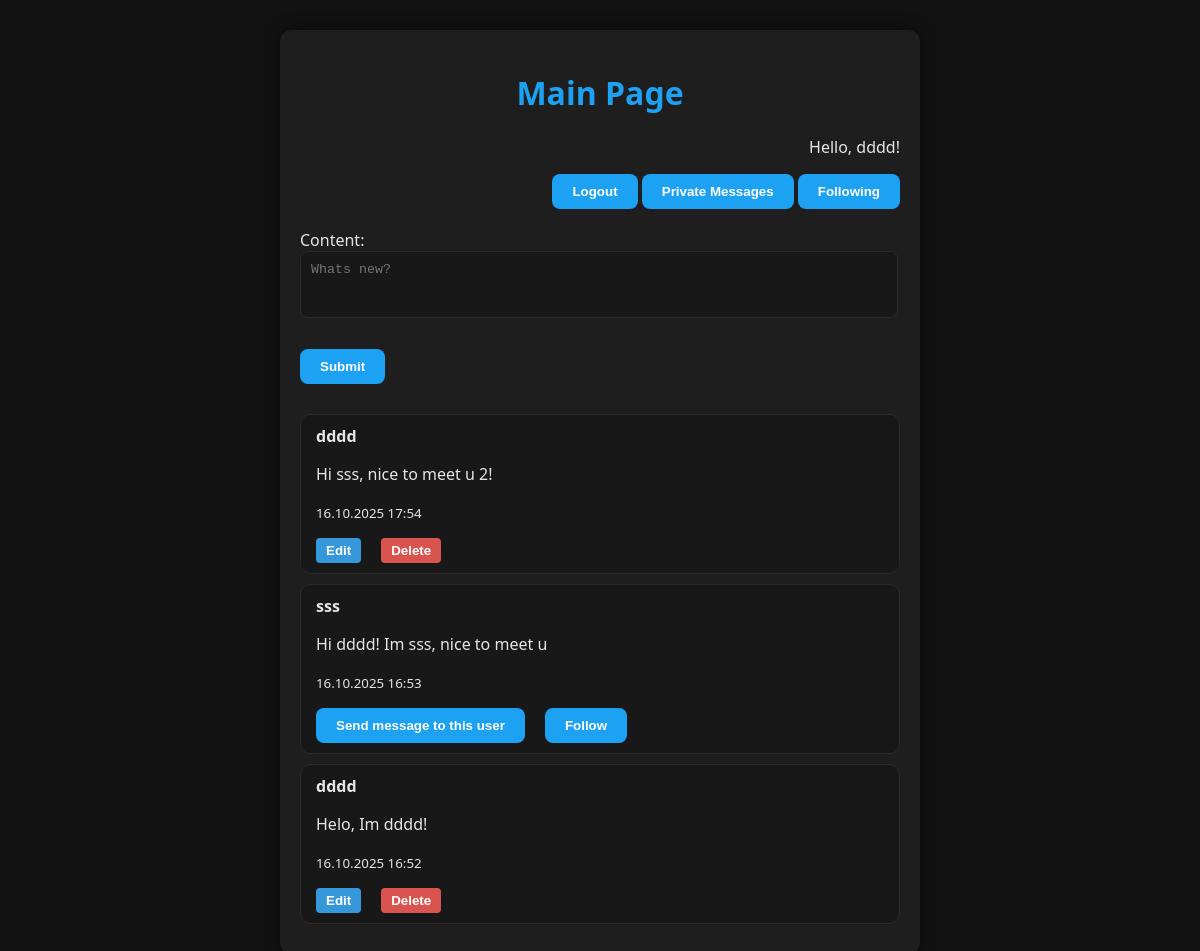
Screenshot of / (signed in) with the database file from the repository.
### main/models.py (models this page shows, shortened)
class Post(models.Model):
    author = models.ForeignKey(User, on_delete=models.CASCADE)
    content = models.TextField(max_length=280)
    created_at = models.DateTimeField(auto_now_add=True)
    edited = models.BooleanField(default=False)

### main/views.py (the view)
# urls.py: path('', include('main.urls')),
@login_required
def main(request):
    posts = Post.objects.all().order_by('-created_at')
    if request.method == 'POST':
        form = PostForm(request.POST)
        if form.is_valid():
            post = form.save(commit=False)
            post.author = request.user
            post.save()
            return redirect('home')
    else:
        form = PostForm()
    for p in posts:
        p.is_following = Follow.objects.filter(follower=request.user, following=p.author).exists()
    return render(request, 'main/main.html', {'form': form, 'posts': posts})

### main/forms.py
class PostForm(forms.ModelForm):
    class Meta:
        model = Post
        fields = ['content']
        widgets = {
            'content': forms.Textarea(attrs={
                'rows': 3,
                'placeholder': 'Whats new?'
            })
        }

### main/templates/main/main.html (shortened to what this page needs)
{% load static %}
<!DOCTYPE html>
<html lang="uk">
<head>
    <link rel="stylesheet" href="{% static 'main/css/main.css' %}">
</head>
<body>
    <div class="container">
        <h1>Main Page</h1>
        <div class="user-info">
            <p>Hello, {{ user.username }}!</p>
            <a href="{% url 'logout' %}" class="btn-logout">
                <button class="btnn-logout" type="button">Logout</button>
            </a>
            <a href="{% url 'dialogs' %}" class="btn-messages">
                <button class="btnn-logout" type="button">Private Messages</button>
            </a>
            <a href="{% url 'following' %}">
                <button name="following" class="btnn-logout" type="button">Following</button>
            </a>
        </div>
        <form method="POST" class="post-form">
            {{ form.as_p }}
            <button type="submit">Submit</button>
        </form>
        <div class="posts">
            {% for post in posts %}
                <div class="post" data-post-id="{{ post.id }}">
                    <strong>{{ post.author.username }}</strong>
                    <p class="post-content">{{ post.content }}</p>
                    <small>{{ post.created_at|date:"d.m.Y H:i" }}</small>
                    <div class="post-actions">
                        {% if post.author == user %}
                            <button class="edit-btn">Edit</button>
                            <form method="POST" action="{% url 'delete_post' post.id %}" class="delete-form">
                                <button type="submit" class="delete-btn">Delete</button>
                            </form>
                        {% else %}
                            <a href="{% url 'dialog' post.author.id %}">
                                <button name="dialog" type="button"> Send message to this user</button>
                            </a>
                        {% endif %}
                        {% if post.author != user %}
                            <form action="{% url 'toggle_follow' post.author.id %}" method="POST" style="display:inline;">
                                {% if post.is_following %}
                                    <button name="unfollow" type="submit">Unfollow</button>
                                {% else %}
                                    <button name="follow" type="submit">Follow</button>
                                {% endif %}
                            </form>
                        {% endif %}
                    </div>
                </div>
            {% endfor %}
        </div>
    </div>
</body>
</html>

### main/static/main/css/main.css (style rules this page uses)
:root { --bg-color: #121212; --card-color: #1e1e1e; --text-color: #e6e6e6; --accent: #1da1f2; --border-color: #2a2a2a; }
body { background-color: var(--bg-color); color: var(--text-color); font-family: 'Segoe UI', Roboto, sans-serif; margin: 0; padding: 0; }
.container { width: 600px; margin: 30px auto; background: var(--card-color); border-radius: 12px; padding: 20px; box-shadow: 0 0 15px rgba(0,0,0,0.5); }
h1 { text-align: center; color: var(--accent); }
.user-info { text-align: right; margin-bottom: 20px; }
a { color: var(--accent); text-decoration: none; }
.post-form textarea { width: 96%; border-radius: 8px; border: 1px solid var(--border-color); background-color: #181818; color: var(--text-color); padding: 10px; resize: none; }
button { margin-top: 10px; background: var(--accent); border: none; color: white; padding: 10px 20px; border-radius: 8px; cursor: pointer; font-weight: bold; transition: background 0.2s; }
.posts { margin-top: 30px; }
.post { background: #181818; border-radius: 10px; padding: 10px 15px; margin-bottom: 10px; border: 1px solid var(--border-color); }
.delete-btn { background-color: #d9534f; color: white; border: none; padding: 5px 10px; cursor: pointer; border-radius: 4px; }
.edit-btn { background: #3498db; color: white; border: none; padding: 5px 10px; cursor: pointer; border-radius: 4px; }
.post-actions { display: flex; gap: 20px; margin-top: 5px; }
.delete-form { margin: 0; }
.btnn-logout { margin-top: 0px; }
.user-info a { text-decoration: none; }

### rows the page displays
Post: author.username "dddd", content "Hi sss, nice to meet u 2!", created_at "16.10.2025 17:54", shows "Edit"
Post: author.username "sss", content "Hi dddd! Im sss, nice to meet u", created_at "16.10.2025 16:53", shows "Send message to this user", shows "Follow"
Post: author.username "dddd", content "Helo, Im dddd!", created_at "16.10.2025 16:52", shows "Edit"

### other values shown
{{ user.username }} "dddd"
